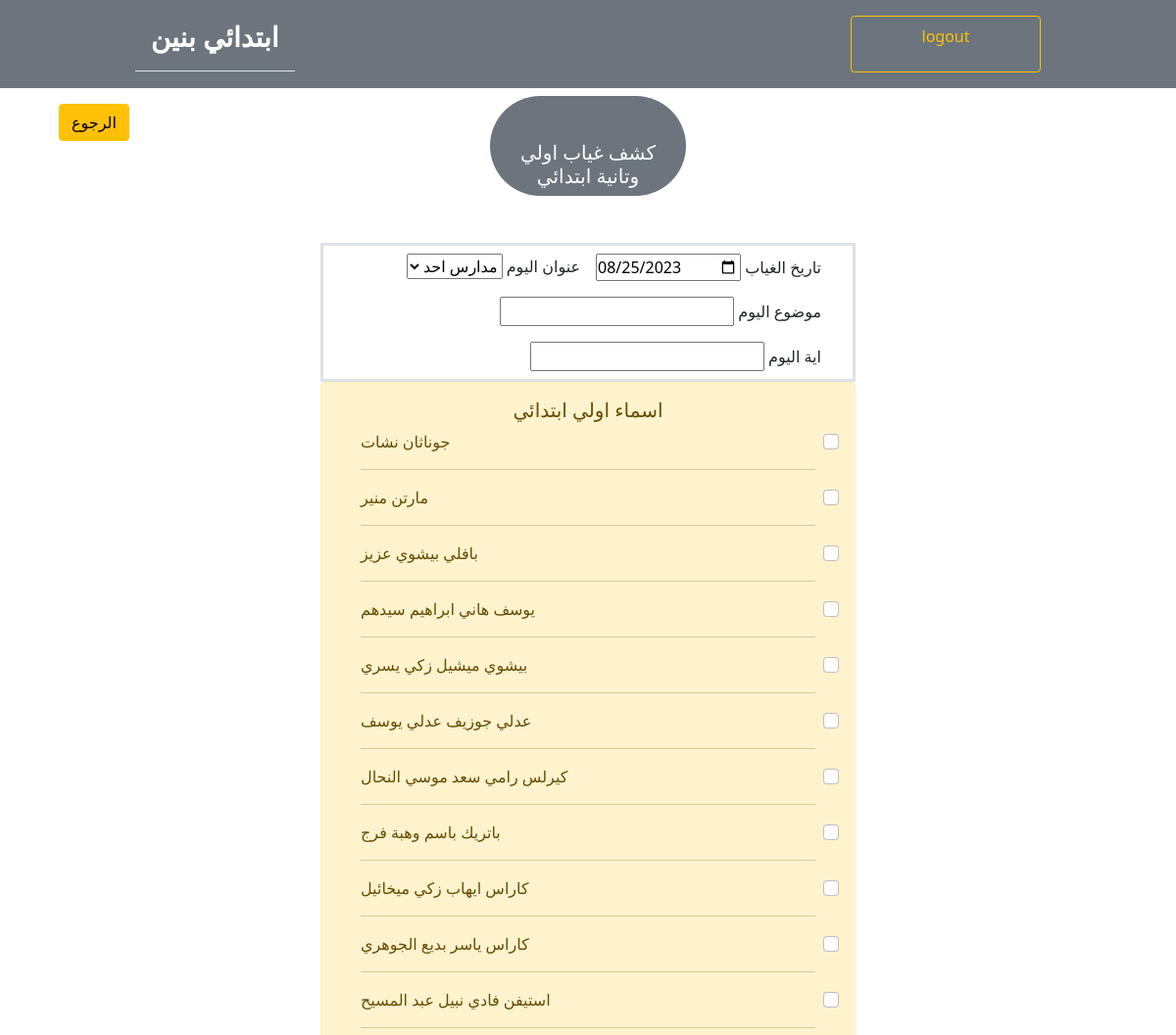
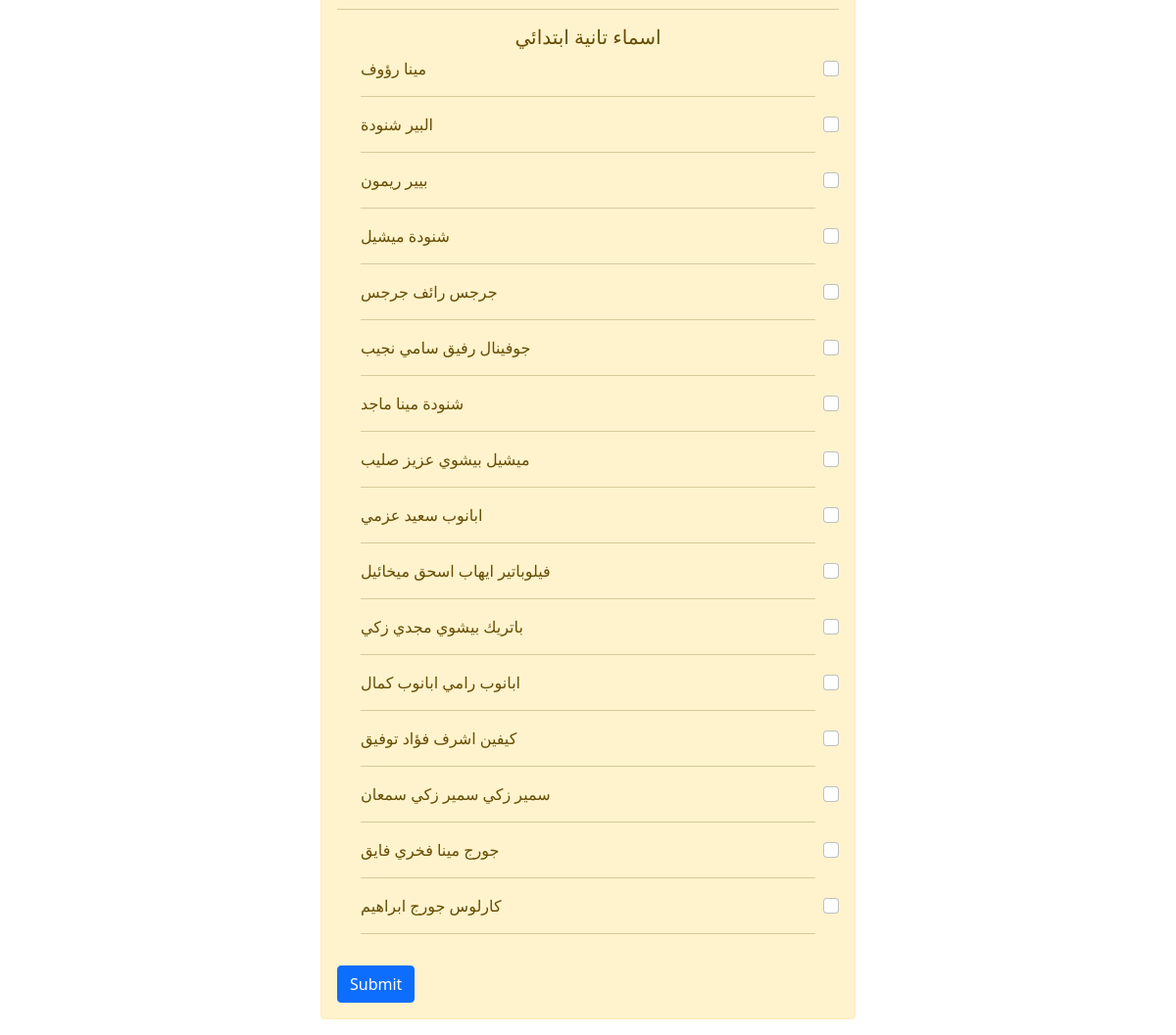
Page /project2/ebtda2y/attendance/12/ (signed in) on the committed database (2 pictures, top to bottom).
### project2/models.py (models this page shows, shortened)
class Student(models.Model):
    GENDER_CHOICES = (
        ('male', 'Male'),
        ('female', 'Female'),
    )
    CONFESSION_FATHER_CHOICES = (
        ('لا يوجد', 'لا يوجد'),
        ('ابونا تاردس', 'ابونا تادرس'),
        ('ابونا سيرافيم', 'ابونا سيرافيم'),
        ('ابونا تيمثاوس', 'ابونا تيمثاوس'),
        ('اب كاهن اخر', 'اب كاهن اخر'),
    )
    ACADEMIC_YEAR_CHOICES = (
        (-2, '-2'),
        (-1, '-1'),
        (1, '1'),
        (2, '2'),
        (3, '3'),
        (4, '4'),
        (5, '5'),
        (6, '6'),
    )
    name = models.CharField(max_length=100)
    gender = models.CharField(max_length=6, choices=GENDER_CHOICES, default="male")
    academic_year = models.IntegerField(choices=ACADEMIC_YEAR_CHOICES)
    phone_number = models.CharField(max_length=11, blank=True)
    phone_number2 = models.CharField(max_length=11, blank=True)
    facebook_profile = models.CharField(max_length=255,blank=True)
    date_of_birth = models.DateField(default = date(2000, 1, 1), blank=True)
    school_name = models.CharField(max_length=255,blank=True)
    confession_father = models.CharField(max_length=15, choices=CONFESSION_FATHER_CHOICES, default="لا يوجد", blank=True)
    hobbies = models.CharField(max_length=255,blank=True)
    health_problems = models.CharField(max_length=255,default="لا يوجد", blank=True)
    home_town = models.CharField(max_length=255,default="منوف", blank=True)
    home_region = models.CharField(max_length=255,blank=True)
    home_address = models.CharField(max_length=255,blank=True)
    how_to_church = models.CharField(max_length=255,blank=True)
    registered_in_church_list = models.BooleanField(default=False)
    absences = models.IntegerField(default=0, blank=True, null=True)
    brothers = models.ManyToManyField('self', symmetrical=True, blank=True, default=list)
    notes = models.TextField(blank=True, default='')
    father_name = models.CharField(max_length=100,blank=True)
    father_phone_number1 = models.CharField(max_length=11, blank=True)
    father_phone_number2 = models.CharField(max_length=11, blank=True)
    father_facebook_profile = models.CharField(max_length=255,blank=True)
    father_job = models.CharField(max_length=100, blank=True)
    father_alive = models.BooleanField(default=True)
    father_notes = models.TextField(blank=True)
    mother_name = models.CharField(max_length=100,blank=True)
    mother_phone_number1 = models.CharField(max_length=11, blank=True)
    mother_phone_number2 = models.CharField(max_length=11, blank=True)
    mother_facebook_profile = models.CharField(max_length=255,blank=True)
    mother_job = models.CharField(max_length=100, blank=True)
    mother_alive = models.BooleanField(default=True)
    mother_notes = models.TextField(blank=True)

### project2/views.py (the view, shortened to what this page needs)
# urls.py: path('ebtda2y/attendance/<str:class_number>/', views.attendance_specific, name="attendance_specific"),
@specific_username_required
def attendance_specific(request, class_number):
    form = AttendanceRecordForm()
    students_1 = None
    students_2 = None
    class_number = str(class_number)
    if class_number == "12":
        students_1= Student.objects.filter(academic_year=1)
        students_2= Student.objects.filter(academic_year=2)
    elif class_number == "34":
        students_1= Student.objects.filter(academic_year=3)
        students_2= Student.objects.filter(academic_year=4)
    elif class_number == "56":
        students_1= Student.objects.filter(academic_year=5)
        students_2= Student.objects.filter(academic_year=6)
    context = {
                'students_1': students_1,
                'students_2': students_2,
                'form': form,
                'class_number': class_number
               }
    return render(request, "project2/attendance_specific.html", context)

### project2/forms.py
class AttendanceRecordForm(forms.ModelForm):
    class Meta:
        model = AttendanceRecord
        fields = '__all__'  # You can specify the fields you want to include here if needed
        widgets = {
            'date': forms.DateInput(attrs={'type': 'date'}),
        }

### project2/views.py (called while the page is built)
def specific_username_required(view_func):
    @wraps(view_func)
    def _wrapped_view(request, *args, **kwargs):
        user = request.user
        if user.username == 'khadem':
            return view_func(request, *args, **kwargs)
        else:
            return HttpResponse("You are not authorized to access this view.")
    return _wrapped_view  # Remove login_required here

### project2/templates/project2/attendance_specific.html (shortened to what this page needs)
{% extends 'project2/base.html' %}
{% block content %}
    <div class="container text-white me-5 float-end mt-3 me-3"> <a class="btn btn-warning" href="{% url 'project2:attendance_general' %}"> الرجوع </a></div>
    <h4 class="text-center bg-secondary text-white container col-2 p-2 fs-5 mt-2 rounded-pill"> كشف غياب اولي وتانية ابتدائي </h4>
    <div class="container mt-5">
        <div class="row justify-content-center">
            <div class="col-md-6">
                <form method="post">
                    <div class="container border border-3 d-flex flex-row flex-wrap" dir="rtl">
                        <div class="m-2"> تاريخ الغياب {{form.date}} </div>
                        <div class="m-2"> عنوان اليوم {{form.day_title}} </div>
                        <div class="m-2"> موضوع اليوم {{form.day_topic}} </div>
                        <div class="m-2"> اية اليوم {{form.day_verse}} </div>
                    </div>
                    <div class="alert alert-warning" role="alert">
                        {% if class_number == '12' %}
                            <h5 class="text-center">اسماء اولي ابتدائي</h5>
                        {% elif class_number == '34' %}
                            <h5 class="text-center">اسماء تالتة ابتدائي</h5>
                        {% elif class_number == '56' %}
                            <h5 class="text-center">اسماء خامسة ابتدائي</h5>
                        {% endif %}
                        {% for student in students_1 %}
                            <div class="form-check">
                                <input class="form-check-input larger-checkbox" type="checkbox" name="attended_names" value="{{ student.name }}" id="{{ student.name }}">
                                <label class="form-check-label" for="{{ student.name }}">
                                    {{ student.name }}
                                </label>
                                <hr>
                            </div>
                        {% endfor %}
                        <hr>
                        {% if class_number == '12' %}
                            <h5 class="text-center">اسماء تانية ابتدائي</h5>
                        {% elif class_number == '34' %}
                            <h5 class="text-center">اسماء رابعة ابتدائي</h5>
                        {% elif class_number == '56' %}
                            <h5 class="text-center">اسماء سادسة ابتدائي</h5>
                        {% endif %}
                        {% for student in students_2 %}
                            <div class="form-check">
                                <input class="form-check-input" type="checkbox" name="attended_names" value="{{ student.name }}" id="{{ student.name }}">
                                <label class="form-check-label" for="{{ student.name }}">
                                    {{ student.name }}
                                </label>
                                <hr>
                            </div>
                        {% endfor %}
                        <button type="submit" class="btn btn-primary mt-3">Submit</button>
                    </div>
                </form>
            </div>
        </div>
    </div>
{% endblock %}

### rows in the picture
Student: name "جوناثان نشات"
Student: name "مارتن منير"
Student: name "بافلي بيشوي عزيز"
Student: name "يوسف هاني ابراهيم سيدهم"
Student: name "بيشوي ميشيل زكي يسري"
Student: name "عدلي جوزيف عدلي يوسف"
Student: name "كيرلس رامي سعد موسي النحال"
Student: name "باتريك باسم وهبة فرج"
Student: name "كاراس ايهاب زكي ميخائيل"
Student: name "كاراس ياسر بديع الجوهري"
Student: name "استيفن فادي نبيل عبد المسيح"
Student: name "مينا رؤوف"
Student: name "البير شنودة"
Student: name "بيير ريمون"
Student: name "شنودة ميشيل"
Student: name "جرجس رائف جرجس"
Student: name "جوفينال رفيق سامي نجيب"
Student: name "شنودة مينا ماجد"
Student: name "ميشيل بيشوي عزيز صليب"
Student: name "ابانوب سعيد عزمي"
Student: name "فيلوباتير ايهاب اسحق ميخائيل"
Student: name "باتريك بيشوي مجدي زكي"
Student: name "ابانوب رامي ابانوب كمال"
Student: name "كيفين اشرف فؤاد توفيق"
Student: name "سمير زكي سمير زكي سمعان"
Student: name "جورج مينا فخري فايق"
Student: name "كارلوس جورج ابراهيم"
